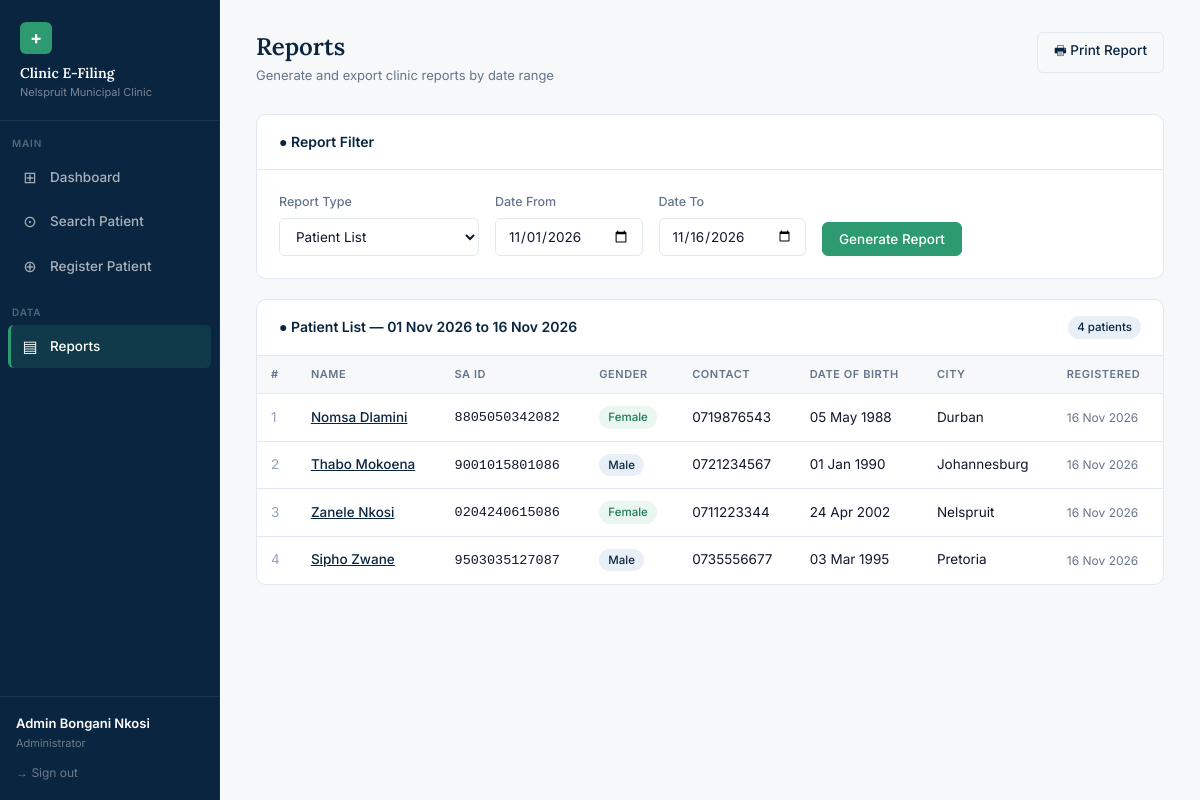
The app's page /reports.php (signed in) with its own data.
### tables this page shows
CREATE TABLE IF NOT EXISTS patients (
    patient_id      INT AUTO_INCREMENT PRIMARY KEY,
    id_number       VARCHAR(13) NOT NULL UNIQUE,
    first_name      VARCHAR(50) NOT NULL,
    last_name       VARCHAR(50) NOT NULL,
    date_of_birth   DATE,
    gender          ENUM('Male','Female','Other') NOT NULL,
    contact_number  VARCHAR(15),
    email           VARCHAR(100),
    address_id      INT,
    created_by      INT,
    created_at      DATETIME DEFAULT CURRENT_TIMESTAMP,
    FOREIGN KEY (address_id) REFERENCES addresses(address_id) ON DELETE SET NULL,
    FOREIGN KEY (created_by) REFERENCES staff(staff_id)       ON DELETE SET NULL
);

CREATE TABLE IF NOT EXISTS addresses (
    address_id   INT AUTO_INCREMENT PRIMARY KEY,
    street       VARCHAR(100) NOT NULL,
    suburb       VARCHAR(50),
    city         VARCHAR(50)  NOT NULL,
    province     VARCHAR(50),
    postal_code  VARCHAR(10)
);

### db.php (called while the page is built, shortened)
<?php
function clean($conn, $val) {
    return $conn->real_escape_string(htmlspecialchars(trim($val)));
}

### reports.php (the view, shortened to what this page needs)
<?php
require_once 'auth.php';
require_once 'db.php';
$report    = $_GET['report']    ?? 'patients';
$date_from = $_GET['date_from'] ?? date('Y-m-01');
$date_to   = $_GET['date_to']   ?? date('Y-m-d');
$df = clean($conn, $date_from);
$dt = clean($conn, $date_to);
?>
<!DOCTYPE html>
<html lang="en">
<head>
    <link rel="stylesheet" href="style.css">
</head>
<body>
<?php require_once 'includes.php'; ?>
<div class="main">
    <div class="page-header">
        <div class="page-header-left">
            <h1>Reports</h1>
            <p class="page-sub">Generate and export clinic reports by date range</p>
        </div>
        <button onclick="window.print()" class="btn btn-outline">&#128438; Print Report</button>
    </div>
    <div class="card" style="margin-bottom:20px;">
        <div class="card-header"><h2>&#9679; Report Filter</h2></div>
        <div class="card-body">
            <form method="GET" style="display:flex;gap:16px;flex-wrap:wrap;align-items:flex-end;">
                <div class="form-group" style="min-width:200px;">
                    <label>Report Type</label>
                    <select name="report">
                        <option value="patients"      <?= $report==='patients'      ?'selected':'' ?>>Patient List</option>
                    </select>
                </div>
                <div class="form-group">
                    <label>Date From</label>
                    <input type="date" name="date_from" value="<?= htmlspecialchars($date_from) ?>">
                </div>
                <div class="form-group">
                    <label>Date To</label>
                    <input type="date" name="date_to" value="<?= htmlspecialchars($date_to) ?>">
                </div>
                <button type="submit" class="btn btn-primary">Generate Report</button>
            </form>
        </div>
    </div>
    <div class="card" id="report-output">
        <?php
        if ($report === 'patients'):
            $rows = $conn->query(
                "SELECT p.patient_id,p.id_number,p.first_name,p.last_name,p.gender,
                        p.contact_number,p.date_of_birth,a.city,a.province,p.created_at
                 FROM patients p LEFT JOIN addresses a ON p.address_id=a.address_id
                 WHERE DATE(p.created_at) BETWEEN '$df' AND '$dt'
                 ORDER BY p.last_name,p.first_name"
            );
        ?>
        <div class="card-header">
            <h2>&#9679; Patient List &mdash; <?= date('d M Y',strtotime($df)) ?> to <?= date('d M Y',strtotime($dt)) ?></h2>
            <span class="badge badge-navy"><?= $rows->num_rows ?> patients</span>
        </div>
        <div class="table-wrap">
            <table>
                <thead><tr><th>#</th><th>Name</th><th>SA ID</th><th>Gender</th><th>Contact</th><th>Date of Birth</th><th>City</th><th>Registered</th></tr></thead>
                <tbody>
                <?php $i=1; while ($r=$rows->fetch_assoc()): ?>
                <tr>
                    <td style="color:var(--slate-light);"><?= $i++ ?></td>
                    <td><a href="profile.php?id=<?= $r['patient_id'] ?>" style="color:var(--navy);font-weight:500;"><?= htmlspecialchars($r['first_name'].' '.$r['last_name']) ?></a></td>
                    <td><code><?= htmlspecialchars($r['id_number']) ?></code></td>
                    <td><span class="badge <?= $r['gender']==='Male'?'badge-navy':'badge-green' ?>"><?= $r['gender'] ?></span></td>
                    <td><?= htmlspecialchars($r['contact_number'] ?? '—') ?></td>
                    <td><?= $r['date_of_birth'] ? date('d M Y',strtotime($r['date_of_birth'])) : '—' ?></td>
                    <td><?= htmlspecialchars($r['city'] ?? '—') ?></td>
                    <td style="font-size:12px;color:var(--slate);"><?= date('d M Y',strtotime($r['created_at'])) ?></td>
                </tr>
                <?php endwhile; ?>
                </tbody>
            </table>
        </div>
        <?php elseif ($report === 'activity'):
            if ($session_role !== 'Administrator'):
        ?>
        <div class="card-body">
            <div class="alert alert-danger">&#128274; Only Administrators can view the Activity Log.</div>
        </div>
        <?php endif; endif; ?>
    </div>
</div>
</body>
</html>

### style.css (style rules this page uses)
:root { --navy: #0A2540; --navy-mid: #1A3A5C; --navy-light: #E8EFF6; --green: #2D9B6F; --green-dark: #1E7A54; --green-light: #EAF6F0; --white: #FFFFFF; --bg: #F7F8FA; --border: #E2E8F0; --slate: #64748B; --slate-light: #94A3B8; --text: #0F172A; --danger: #DC2626; --danger-lt: #FEF2F2; --warning: #D97706; --warning-lt: #FFFBEB; --sidebar-w: 220px; --radius: 6px; --radius-lg: 10px; }
*, *::before, *::after { box-sizing: border-box; margin: 0; padding: 0; }
html { font-size: 15px; -webkit-font-smoothing: antialiased; }
body { font-family: 'Inter', system-ui, sans-serif; background: var(--bg); color: var(--text); line-height: 1.6; }
.main { margin-left: var(--sidebar-w); min-height: 100vh; padding: 32px 36px; }
.page-header { display: flex; align-items: flex-start; justify-content: space-between; margin-bottom: 28px; gap: 16px; }
.page-header-left h1 { font-family: 'Lora', Georgia, serif; font-size: 24px; font-weight: 600; color: var(--navy); line-height: 1.25; }
.page-header-left .page-sub { font-size: 13px; color: var(--slate); margin-top: 3px; }
.card { background: var(--white); border: 1px solid var(--border); border-radius: var(--radius-lg); margin-bottom: 20px; overflow: hidden; }
.card-header { padding: 16px 22px; border-bottom: 1px solid var(--border); display: flex; align-items: center; justify-content: space-between; }
.card-header h2 { font-size: 14px; font-weight: 600; color: var(--navy); display: flex; align-items: center; gap: 8px; }
.card-body { padding: 22px; }
.table-wrap { overflow-x: auto; }
table { width: 100%; border-collapse: collapse; font-size: 13.5px; }
table thead th { padding: 10px 14px; text-align: left; font-size: 11px; font-weight: 600; color: var(--slate); text-transform: uppercase; letter-spacing: .05em; border-bottom: 1px solid var(--border); background: var(--bg); }
table tbody tr { border-bottom: 1px solid var(--border); transition: background .1s; }
table tbody tr:last-child { border-bottom: none; }
table tbody td { padding: 12px 14px; vertical-align: middle; color: var(--text); }
.badge { display: inline-flex; align-items: center; gap: 4px; padding: 2px 9px; border-radius: 20px; font-size: 11.5px; font-weight: 500; }
.badge-green { background: var(--green-light); color: var(--green-dark); }
.badge-navy { background: var(--navy-light); color: var(--navy); }
.btn { display: inline-flex; align-items: center; gap: 6px; padding: 8px 16px; border-radius: var(--radius); font-size: 13.5px; font-weight: 500; font-family: 'Inter', sans-serif; cursor: pointer; border: 1px solid transparent; text-decoration: none; transition: background .15s, border-color .15s, color .15s; white-space: nowrap; }
.btn-primary { background: var(--green); color: #fff; border-color: var(--green); }
.btn-outline { background: transparent; color: var(--navy); border-color: var(--border); }
.form-group { display: flex; flex-direction: column; gap: 6px; }
.form-group label { font-size: 12.5px; font-weight: 500; color: var(--slate); }
.form-group input, .form-group select, .form-group textarea { padding: 9px 12px; border: 1px solid var(--border); border-radius: var(--radius); font-size: 13.5px; font-family: 'Inter', sans-serif; color: var(--text); background: var(--white); transition: border-color .15s, box-shadow .15s; }

### records on screen
patients: first_name+last_name "Nomsa Dlamini", id_number "8805050342082", gender "Female", contact_number "0719876543", date_of_birth "05 May 1988", address.city "Durban", created_at "16 Nov 2026"
patients: first_name+last_name "Thabo Mokoena", id_number "9001015801086", gender "Male", contact_number "0721234567", date_of_birth "01 Jan 1990", address.city "Johannesburg", created_at "16 Nov 2026"
patients: first_name+last_name "Zanele Nkosi", id_number "0204240615086", gender "Female", contact_number "0711223344", date_of_birth "24 Apr 2002", address.city "Nelspruit", created_at "16 Nov 2026"
patients: first_name+last_name "Sipho Zwane", id_number "9503035127087", gender "Male", contact_number "0735556677", date_of_birth "03 Mar 1995", address.city "Pretoria", created_at "16 Nov 2026"

### other values on screen
$icon "⊞ ⊙ ⊕ ▤"
$label "Dashboard Search Patient Register Patient Reports"
$session_name "Admin Bongani Nkosi"
$role "Administrator"
date('d M Y',strtotime($df)) "01 Nov 2026"
date('d M Y',strtotime($dt)) "16 Nov 2026"
$rows->num_rows "4"
